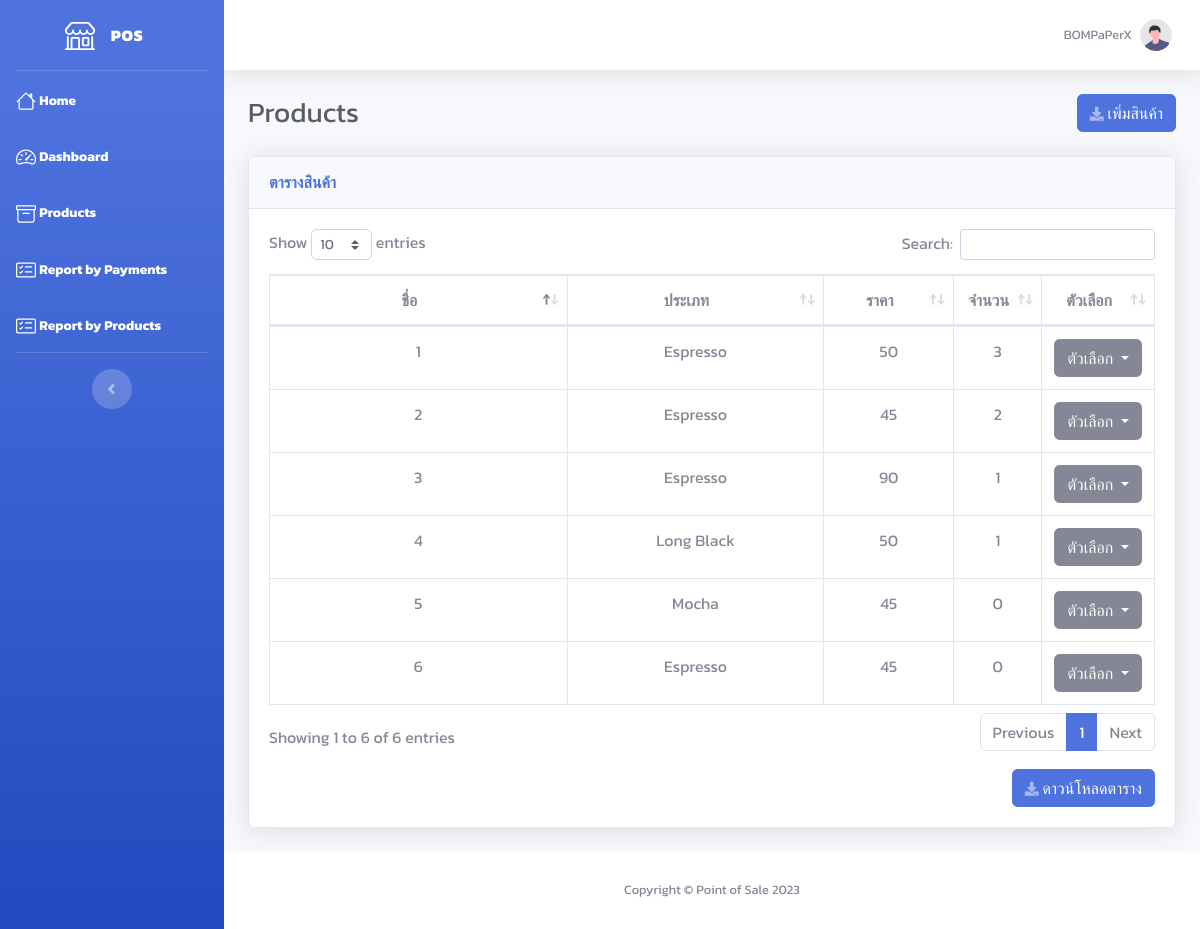
/product.php (signed in), run on an earlier commit of the app's database.
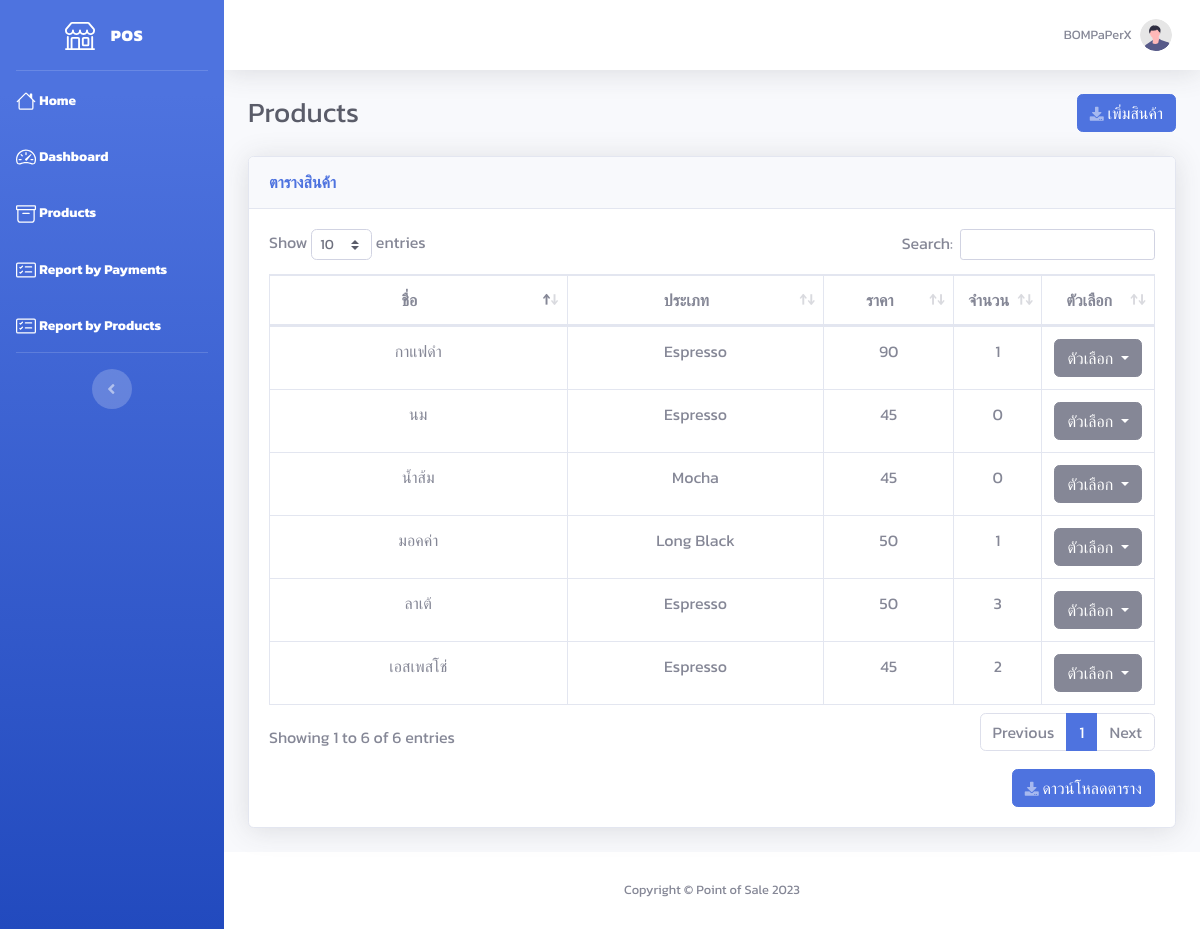
And on a later commit of the database.
### tables this page shows
CREATE TABLE `product` (
  `product_id` int(10) NOT NULL,
  `type_id` int(10) NOT NULL,
  `user_id` int(10) NOT NULL,
  `name` varchar(255) NOT NULL,
  `description` text NOT NULL,
  `price` int(10) NOT NULL,
  `discount` int(10) NOT NULL
);

CREATE TABLE `type` (
  `type_id` int(10) NOT NULL,
  `type` varchar(255) NOT NULL
);

### product.php (the view, shortened to what this page needs)
<!DOCTYPE html>
<html lang="en">
<?php
require 'include/connect.php';
include 'include/header.php';
$user_id = $_SESSION['user_id'];
$product_data = $connect->prepare("SELECT * FROM product INNER JOIN type ON product.type_id = type.type_id WHERE user_id = '$user_id'");
$product_data->execute();
$row_product = $product_data->fetchAll(PDO::FETCH_ASSOC);
?>
<body id="page-top">
    <div id="wrapper">
        <?php include 'include/sidebar.php'; ?>
        <div id="content-wrapper" class="d-flex flex-column">
            <div id="content">
                <?php include 'include/topbar.php'; ?>
                <div class="container-fluid">
                    <div class="d-sm-flex align-items-center justify-content-between mb-4">
                        <h1 class="h3 mb-0 text-gray-800">Products</h1>
                        <button type="button" class="btn btn-primary" data-toggle="modal" data-target="#insert_product">
                            <i class="fas fa-download fa-sm text-white-50"></i> เพิ่มสินค้า
                        </button>
                    </div>
                    <div class="card shadow mb-4">
                        <div class="card-header py-3">
                            <h6 class="m-0 font-weight-bold text-primary">ตารางสินค้า</h6>
                        </div>
                        <div class="card-body">
                            <div class="table-responsive">
                                <table class="table table-bordered" id="dataTable" width="100%" cellspacing="0">
                                    <thead>
                                        <tr>
                                            <th width="35%" class="text-center">ชื่อ</th>
                                            <th width="30%" class="text-center">ประเภท</th>
                                            <th width="15%" class="text-center">ราคา</th>
                                            <th width="10%" class="text-center">จำนวน</th>
                                            <th width="10%" class="text-center">ตัวเลือก</th>
                                        </tr>
                                    </thead>
                                    <tbody>
                                        <?php
                                        foreach ($row_product as $row) {
                                            $quantity = $connect->prepare("SELECT SUM(quantity) as quantity FROM record WHERE product_id = '".$row['product_id']."'");
                                            $quantity->execute();
                                            $row_quantity = $quantity->fetch(PDO::FETCH_ASSOC);
                                        ?>
                                            <tr>
                                                <td class="text-center"><?= $row['name'] ?></td>
                                                <td class="text-center"><?= $row['type'] ?></td>
                                                <td class="text-center"><?= $row['price'] - $row['discount'] ?></td>
                                                <td class="text-center"><?= isset($row_quantity['quantity']) ? $row_quantity['quantity'] : 0 ?></td>
                                                <td class="text-center">
                                                    <div class="dropdown">
                                                        <button class="btn btn-secondary dropdown-toggle" type="button" data-toggle="dropdown" aria-expanded="false">
                                                            ตัวเลือก
                                                        </button>
                                                    </div>
                                                </td>
                                            </tr>
                                        <?php } ?>
                                    </tbody>
                                </table>
                            </div>
                            <button id="download_link" onClick="javascript:ExcelReport();" class="btn btn-primary float-right mt-3">
                                <i class="fas fa-download fa-sm text-white-50"></i> ดาวน์โหลดตาราง
                            </button>
                        </div>
                    </div>
                </div>
            </div>
            <?php include 'include/footer.php'; ?>
        </div>
    </div>
</body>
</html>

What changed in the data, as far as the page shows it:
changed product: name "1" → "ลาเต้"
changed product: name "2" → "เอสเพสโช่"
changed product: name "3" → "กาแฟดำ"
changed product "Long Black": name "4" → "มอคค่า"
changed product "Mocha": name "5" → "น้ำส้ม"
changed product (number 6 of 6 on the later page): name "6" → "นม"
